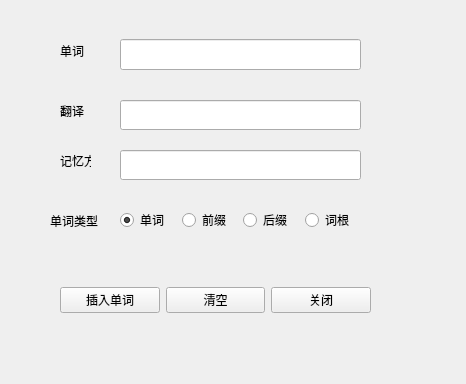
<?xml version="1.0" encoding="UTF-8"?>
<ui version="4.0">
 <class>wordInsertView</class>
 <widget class="QWidget" name="wordInsertView">
  <property name="geometry">
   <rect>
    <x>0</x>
    <y>0</y>
    <width>466</width>
    <height>384</height>
   </rect>
  </property>
  <property name="windowTitle">
   <string>Form</string>
  </property>
  <widget class="QLineEdit" name="EnglishlineEdit">
   <property name="geometry">
    <rect>
     <x>120</x>
     <y>39</y>
     <width>241</width>
     <height>31</height>
    </rect>
   </property>
  </widget>
  <widget class="QLineEdit" name="TranslatelineEdit_2">
   <property name="geometry">
    <rect>
     <x>120</x>
     <y>100</y>
     <width>241</width>
     <height>30</height>
    </rect>
   </property>
  </widget>
  <widget class="QLabel" name="label">
   <property name="geometry">
    <rect>
     <x>60</x>
     <y>40</y>
     <width>31</width>
     <height>22</height>
    </rect>
   </property>
   <property name="text">
    <string>单词</string>
   </property>
   <property name="buddy">
    <cstring>EnglishlineEdit</cstring>
   </property>
  </widget>
  <widget class="QLabel" name="label_2">
   <property name="geometry">
    <rect>
     <x>60</x>
     <y>100</y>
     <width>31</width>
     <height>22</height>
    </rect>
   </property>
   <property name="text">
    <string>翻译</string>
   </property>
   <property name="buddy">
    <cstring>TranslatelineEdit_2</cstring>
   </property>
  </widget>
  <widget class="QWidget" name="horizontalLayoutWidget">
   <property name="geometry">
    <rect>
     <x>60</x>
     <y>270</y>
     <width>311</width>
     <height>61</height>
    </rect>
   </property>
   <layout class="QHBoxLayout" name="horizontalLayout">
    <item>
     <widget class="QPushButton" name="insertWordButton">
      <property name="text">
       <string>插入单词</string>
      </property>
      <property name="shortcut">
       <string>Return</string>
      </property>
     </widget>
    </item>
    <item>
     <widget class="QPushButton" name="pushButton_2">
      <property name="text">
       <string>清空</string>
      </property>
     </widget>
    </item>
    <item>
     <widget class="QPushButton" name="pushButton_3">
      <property name="text">
       <string>关闭</string>
      </property>
     </widget>
    </item>
   </layout>
  </widget>
  <widget class="QWidget" name="horizontalLayoutWidget_2">
   <property name="geometry">
    <rect>
     <x>120</x>
     <y>190</y>
     <width>240</width>
     <height>61</height>
    </rect>
   </property>
   <layout class="QHBoxLayout" name="horizontalLayout_2">
    <item>
     <widget class="QRadioButton" name="wordTypeRadio">
      <property name="text">
       <string>单词</string>
      </property>
      <property name="checked">
       <bool>true</bool>
      </property>
     </widget>
    </item>
    <item>
     <widget class="QRadioButton" name="preffixRadioType">
      <property name="text">
       <string>前缀</string>
      </property>
     </widget>
    </item>
    <item>
     <widget class="QRadioButton" name="suffixRadioType">
      <property name="text">
       <string>后缀</string>
      </property>
     </widget>
    </item>
    <item>
     <widget class="QRadioButton" name="bodyRadioType">
      <property name="text">
       <string>词根</string>
      </property>
     </widget>
    </item>
   </layout>
  </widget>
  <widget class="QLabel" name="label_3">
   <property name="geometry">
    <rect>
     <x>50</x>
     <y>210</y>
     <width>61</width>
     <height>21</height>
    </rect>
   </property>
   <property name="text">
    <string>单词类型</string>
   </property>
   <property name="buddy">
    <cstring>TranslatelineEdit_2</cstring>
   </property>
  </widget>
  <widget class="QLabel" name="label_4">
   <property name="geometry">
    <rect>
     <x>60</x>
     <y>150</y>
     <width>31</width>
     <height>22</height>
    </rect>
   </property>
   <property name="text">
    <string>记忆方式</string>
   </property>
   <property name="buddy">
    <cstring>TranslatelineEdit_2</cstring>
   </property>
  </widget>
  <widget class="QLineEdit" name="TranslatelineEdit_3">
   <property name="geometry">
    <rect>
     <x>120</x>
     <y>150</y>
     <width>241</width>
     <height>30</height>
    </rect>
   </property>
  </widget>
 </widget>
 <tabstops>
  <tabstop>EnglishlineEdit</tabstop>
  <tabstop>TranslatelineEdit_2</tabstop>
  <tabstop>TranslatelineEdit_3</tabstop>
  <tabstop>wordTypeRadio</tabstop>
  <tabstop>preffixRadioType</tabstop>
  <tabstop>suffixRadioType</tabstop>
  <tabstop>bodyRadioType</tabstop>
  <tabstop>insertWordButton</tabstop>
  <tabstop>pushButton_2</tabstop>
  <tabstop>pushButton_3</tabstop>
 </tabstops>
 <resources/>
 <connections>
  <connection>
   <sender>pushButton_2</sender>
   <signal>clicked()</signal>
   <receiver>TranslatelineEdit_2</receiver>
   <slot>clear()</slot>
   <hints>
    <hint type="sourcelabel">
     <x>205</x>
     <y>165</y>
    </hint>
    <hint type="destinationlabel">
     <x>230</x>
     <y>114</y>
    </hint>
   </hints>
  </connection>
  <connection>
   <sender>pushButton_2</sender>
   <signal>clicked()</signal>
   <receiver>EnglishlineEdit</receiver>
   <slot>clear()</slot>
   <hints>
    <hint type="sourcelabel">
     <x>193</x>
     <y>173</y>
    </hint>
    <hint type="destinationlabel">
     <x>181</x>
     <y>49</y>
    </hint>
   </hints>
  </connection>
  <connection>
   <sender>pushButton_3</sender>
   <signal>clicked()</signal>
   <receiver>wordInsertView</receiver>
   <slot>close()</slot>
   <hints>
    <hint type="sourcelabel">
     <x>352</x>
     <y>175</y>
    </hint>
    <hint type="destinationlabel">
     <x>398</x>
     <y>148</y>
    </hint>
   </hints>
  </connection>
 </connections>
</ui>
